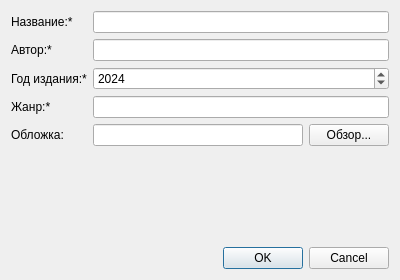
<?xml version="1.0" encoding="UTF-8"?>
<ui version="4.0">
 <class>BookDialog</class>
 <widget class="QDialog" name="BookDialog">
  <property name="geometry">
   <rect>
    <x>0</x>
    <y>0</y>
    <width>400</width>
    <height>280</height>
   </rect>
  </property>
  <property name="windowTitle">
   <string>Карточка книги</string>
  </property>
  <layout class="QVBoxLayout" name="verticalLayout">
   <item>
    <layout class="QFormLayout" name="formLayout">
     <item row="0" column="0">
      <widget class="QLabel" name="label_1">
       <property name="text">
        <string>Название:*</string>
       </property>
      </widget>
     </item>
     <item row="0" column="1">
      <widget class="QLineEdit" name="editTitle"/>
     </item>
     <item row="1" column="0">
      <widget class="QLabel" name="label_2">
       <property name="text">
        <string>Автор:*</string>
       </property>
      </widget>
     </item>
     <item row="1" column="1">
      <widget class="QLineEdit" name="editAuthor"/>
     </item>
     <item row="2" column="0">
      <widget class="QLabel" name="label_3">
       <property name="text">
        <string>Год издания:*</string>
       </property>
      </widget>
     </item>
     <item row="2" column="1">
      <widget class="QSpinBox" name="spinYear">
       <property name="minimum">
        <number>0</number>
       </property>
       <property name="maximum">
        <number>2100</number>
       </property>
       <property name="value">
        <number>2024</number>
       </property>
      </widget>
     </item>
     <item row="3" column="0">
      <widget class="QLabel" name="label_4">
       <property name="text">
        <string>Жанр:*</string>
       </property>
      </widget>
     </item>
     <item row="3" column="1">
      <widget class="QLineEdit" name="editGenre"/>
     </item>
     <item row="4" column="0">
      <widget class="QLabel" name="label_5">
       <property name="text">
        <string>Обложка:</string>
       </property>
      </widget>
     </item>
     <item row="4" column="1">
      <layout class="QHBoxLayout" name="layoutFile">
       <item>
        <widget class="QLineEdit" name="editImagePath">
         <property name="readOnly">
          <bool>true</bool>
         </property>
        </widget>
       </item>
       <item>
        <widget class="QPushButton" name="btnBrowseImage">
         <property name="text">
          <string>Обзор...</string>
         </property>
        </widget>
       </item>
      </layout>
     </item>
    </layout>
   </item>
   <item>
    <widget class="QDialogButtonBox" name="buttonBox">
     <property name="standardButtons">
      <set>QDialogButtonBox::StandardButton::Cancel|QDialogButtonBox::StandardButton::Ok</set>
     </property>
    </widget>
   </item>
  </layout>
 </widget>
 <resources/>
 <connections/>
</ui>
